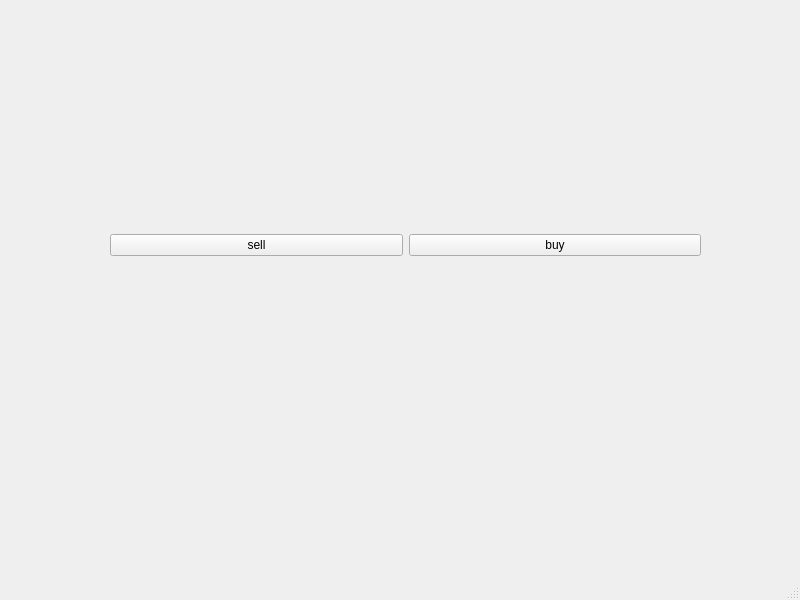
<?xml version="1.0" encoding="UTF-8"?>
<ui version="4.0">
 <class>home</class>
 <widget class="QMainWindow" name="home">
  <property name="geometry">
   <rect>
    <x>0</x>
    <y>0</y>
    <width>800</width>
    <height>600</height>
   </rect>
  </property>
  <property name="windowTitle">
   <string>home</string>
  </property>
  <widget class="QWidget" name="centralwidget">
   <widget class="QWidget" name="horizontalLayoutWidget">
    <property name="geometry">
     <rect>
      <x>110</x>
      <y>90</y>
      <width>591</width>
      <height>311</height>
     </rect>
    </property>
    <layout class="QHBoxLayout" name="horizontalLayout">
     <item>
      <widget class="QPushButton" name="sellpb">
       <property name="text">
        <string>sell</string>
       </property>
      </widget>
     </item>
     <item>
      <widget class="QPushButton" name="buypb">
       <property name="text">
        <string>buy</string>
       </property>
      </widget>
     </item>
    </layout>
   </widget>
  </widget>
  <widget class="QMenuBar" name="menubar">
   <property name="geometry">
    <rect>
     <x>0</x>
     <y>0</y>
     <width>800</width>
     <height>22</height>
    </rect>
   </property>
  </widget>
  <widget class="QStatusBar" name="statusbar"/>
 </widget>
 <resources/>
 <connections/>
</ui>
